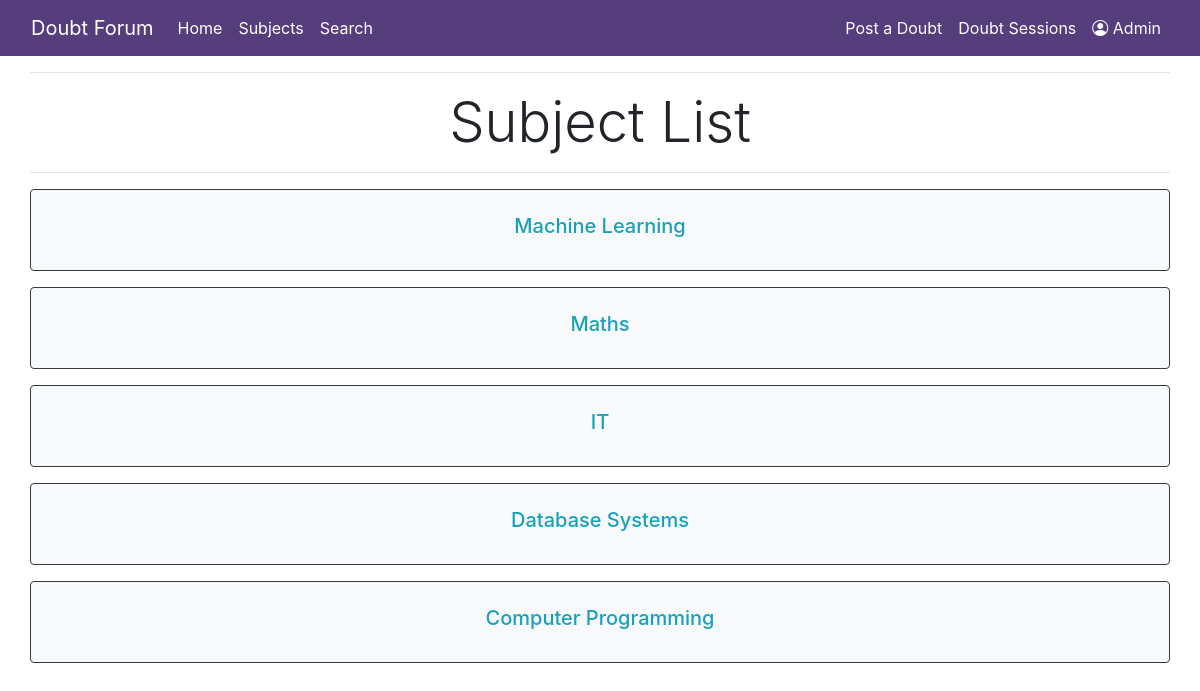
Screenshot of /subject_list/ with the database file from the repository.
### DoubtForum/models.py (models this page shows, shortened)
class Subject(models.Model):
    name = models.CharField(max_length=20)

### DoubtForum/views.py (the view)
# urls.py: path('subject_list/', subject_list, name='subject_list'),
def subject_list(request):
    tags = Subject.objects.all()
    context = {
        "tags": tags,
    }
    return render(request, "subjectList.html", context)

### templates/subjectList.html (shortened to what this page needs)
<!DOCTYPE html>
{% extends "base.html" %}
{% block page_content %}
<div class="col-md-12">
    <hr>
        <div class="page-header text-center mt-3">
            <h1 class="display-4">Subject List</h1>
        </div>
    <hr>
    {% for tag in tags %}
    <div class="card border-dark bg-light mb-3">
        <div class="card-body text-center">
            <h5 class="card-title pt-1"><a href="{% url 'tagged_doubts' tag.name %}" class="text-info">{{ tag.name }}</h5>
        </div>
    </div>
    {% endfor %}
</div>
{% endblock %}

### rows the page displays
Subject: name "Machine Learning"
Subject: name "Maths"
Subject: name "IT"
Subject: name "Database Systems"
Subject: name "Computer Programming"
